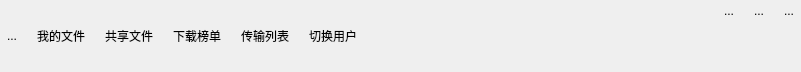
<?xml version="1.0" encoding="UTF-8"?>
<ui version="4.0">
 <class>ButtonGroup</class>
 <widget class="QWidget" name="ButtonGroup">
  <property name="geometry">
   <rect>
    <x>0</x>
    <y>0</y>
    <width>801</width>
    <height>72</height>
   </rect>
  </property>
  <property name="windowTitle">
   <string>Form</string>
  </property>
  <layout class="QHBoxLayout" name="horizontalLayout">
   <property name="leftMargin">
    <number>0</number>
   </property>
   <property name="topMargin">
    <number>0</number>
   </property>
   <property name="rightMargin">
    <number>0</number>
   </property>
   <property name="bottomMargin">
    <number>0</number>
   </property>
   <item>
    <widget class="QWidget" name="widget" native="true">
     <layout class="QHBoxLayout" name="horizontalLayout_2">
      <property name="spacing">
       <number>6</number>
      </property>
      <property name="leftMargin">
       <number>0</number>
      </property>
      <property name="topMargin">
       <number>0</number>
      </property>
      <property name="rightMargin">
       <number>0</number>
      </property>
      <property name="bottomMargin">
       <number>0</number>
      </property>
      <item>
       <widget class="QToolButton" name="loginuser">
        <property name="text">
         <string>...</string>
        </property>
        <property name="icon">
         <iconset resource="../resources.qrc">
          <normaloff>:/image/title_user.png</normaloff>:/image/title_user.png</iconset>
        </property>
        <property name="iconSize">
         <size>
          <width>50</width>
          <height>50</height>
         </size>
        </property>
        <property name="autoRaise">
         <bool>true</bool>
        </property>
       </widget>
      </item>
      <item>
       <widget class="QToolButton" name="myfile">
        <property name="text">
         <string>我的文件</string>
        </property>
        <property name="icon">
         <iconset resource="../resources.qrc">
          <normaloff>:/image/title_file.png</normaloff>:/image/title_file.png</iconset>
        </property>
        <property name="iconSize">
         <size>
          <width>50</width>
          <height>50</height>
         </size>
        </property>
        <property name="toolButtonStyle">
         <enum>Qt::ToolButtonTextUnderIcon</enum>
        </property>
        <property name="autoRaise">
         <bool>true</bool>
        </property>
       </widget>
      </item>
      <item>
       <widget class="QToolButton" name="sharefile">
        <property name="text">
         <string>共享文件</string>
        </property>
        <property name="icon">
         <iconset resource="../resources.qrc">
          <normaloff>:/image/title_share.png</normaloff>:/image/title_share.png</iconset>
        </property>
        <property name="iconSize">
         <size>
          <width>50</width>
          <height>50</height>
         </size>
        </property>
        <property name="toolButtonStyle">
         <enum>Qt::ToolButtonTextUnderIcon</enum>
        </property>
        <property name="autoRaise">
         <bool>true</bool>
        </property>
       </widget>
      </item>
      <item>
       <widget class="QToolButton" name="download">
        <property name="text">
         <string>下载榜单</string>
        </property>
        <property name="icon">
         <iconset resource="../resources.qrc">
          <normaloff>:/image/title_hot.png</normaloff>:/image/title_hot.png</iconset>
        </property>
        <property name="iconSize">
         <size>
          <width>50</width>
          <height>50</height>
         </size>
        </property>
        <property name="toolButtonStyle">
         <enum>Qt::ToolButtonTextUnderIcon</enum>
        </property>
        <property name="autoRaise">
         <bool>true</bool>
        </property>
       </widget>
      </item>
      <item>
       <widget class="QToolButton" name="transform">
        <property name="text">
         <string>传输列表</string>
        </property>
        <property name="icon">
         <iconset resource="../resources.qrc">
          <normaloff>:/image/title_data.png</normaloff>:/image/title_data.png</iconset>
        </property>
        <property name="iconSize">
         <size>
          <width>50</width>
          <height>50</height>
         </size>
        </property>
        <property name="toolButtonStyle">
         <enum>Qt::ToolButtonTextUnderIcon</enum>
        </property>
        <property name="autoRaise">
         <bool>true</bool>
        </property>
       </widget>
      </item>
      <item>
       <widget class="QToolButton" name="switchuser">
        <property name="text">
         <string>切换用户</string>
        </property>
        <property name="icon">
         <iconset resource="../resources.qrc">
          <normaloff>:/image/title_change.png</normaloff>:/image/title_change.png</iconset>
        </property>
        <property name="iconSize">
         <size>
          <width>50</width>
          <height>50</height>
         </size>
        </property>
        <property name="toolButtonStyle">
         <enum>Qt::ToolButtonTextUnderIcon</enum>
        </property>
        <property name="autoRaise">
         <bool>true</bool>
        </property>
       </widget>
      </item>
     </layout>
    </widget>
   </item>
   <item>
    <spacer name="horizontalSpacer">
     <property name="orientation">
      <enum>Qt::Horizontal</enum>
     </property>
     <property name="sizeHint" stdset="0">
      <size>
       <width>40</width>
       <height>20</height>
      </size>
     </property>
    </spacer>
   </item>
   <item>
    <widget class="QWidget" name="widget_2" native="true">
     <layout class="QVBoxLayout" name="verticalLayout">
      <property name="spacing">
       <number>0</number>
      </property>
      <property name="leftMargin">
       <number>0</number>
      </property>
      <property name="topMargin">
       <number>0</number>
      </property>
      <property name="rightMargin">
       <number>0</number>
      </property>
      <property name="bottomMargin">
       <number>0</number>
      </property>
      <item>
       <widget class="QWidget" name="widget_3" native="true">
        <layout class="QHBoxLayout" name="horizontalLayout_3">
         <property name="leftMargin">
          <number>0</number>
         </property>
         <property name="topMargin">
          <number>0</number>
         </property>
         <property name="rightMargin">
          <number>0</number>
         </property>
         <property name="bottomMargin">
          <number>0</number>
         </property>
         <item>
          <spacer name="horizontalSpacer_2">
           <property name="orientation">
            <enum>Qt::Horizontal</enum>
           </property>
           <property name="sizeHint" stdset="0">
            <size>
             <width>40</width>
             <height>20</height>
            </size>
           </property>
          </spacer>
         </item>
         <item>
          <widget class="QWidget" name="widget_4" native="true">
           <layout class="QHBoxLayout" name="horizontalLayout_4">
            <property name="leftMargin">
             <number>0</number>
            </property>
            <property name="topMargin">
             <number>0</number>
            </property>
            <property name="rightMargin">
             <number>0</number>
            </property>
            <property name="bottomMargin">
             <number>0</number>
            </property>
            <item>
             <widget class="QToolButton" name="min">
              <property name="text">
               <string>...</string>
              </property>
              <property name="icon">
               <iconset resource="../resources.qrc">
                <normaloff>:/image/title_min.png</normaloff>:/image/title_min.png</iconset>
              </property>
              <property name="iconSize">
               <size>
                <width>16</width>
                <height>16</height>
               </size>
              </property>
              <property name="autoRaise">
               <bool>true</bool>
              </property>
             </widget>
            </item>
            <item>
             <widget class="QToolButton" name="max">
              <property name="text">
               <string>...</string>
              </property>
              <property name="icon">
               <iconset resource="../resources.qrc">
                <normaloff>:/image/title_max.png</normaloff>:/image/title_max.png</iconset>
              </property>
              <property name="iconSize">
               <size>
                <width>16</width>
                <height>16</height>
               </size>
              </property>
              <property name="autoRaise">
               <bool>true</bool>
              </property>
             </widget>
            </item>
            <item>
             <widget class="QToolButton" name="close">
              <property name="text">
               <string>...</string>
              </property>
              <property name="icon">
               <iconset resource="../resources.qrc">
                <normaloff>:/image/title_close.png</normaloff>:/image/title_close.png</iconset>
              </property>
              <property name="iconSize">
               <size>
                <width>16</width>
                <height>16</height>
               </size>
              </property>
              <property name="autoRaise">
               <bool>true</bool>
              </property>
             </widget>
            </item>
           </layout>
          </widget>
         </item>
        </layout>
       </widget>
      </item>
      <item>
       <spacer name="verticalSpacer">
        <property name="orientation">
         <enum>Qt::Vertical</enum>
        </property>
        <property name="sizeHint" stdset="0">
         <size>
          <width>20</width>
          <height>40</height>
         </size>
        </property>
       </spacer>
      </item>
     </layout>
    </widget>
   </item>
  </layout>
 </widget>
 <resources>
  <include location="../resources.qrc"/>
 </resources>
 <connections/>
</ui>
